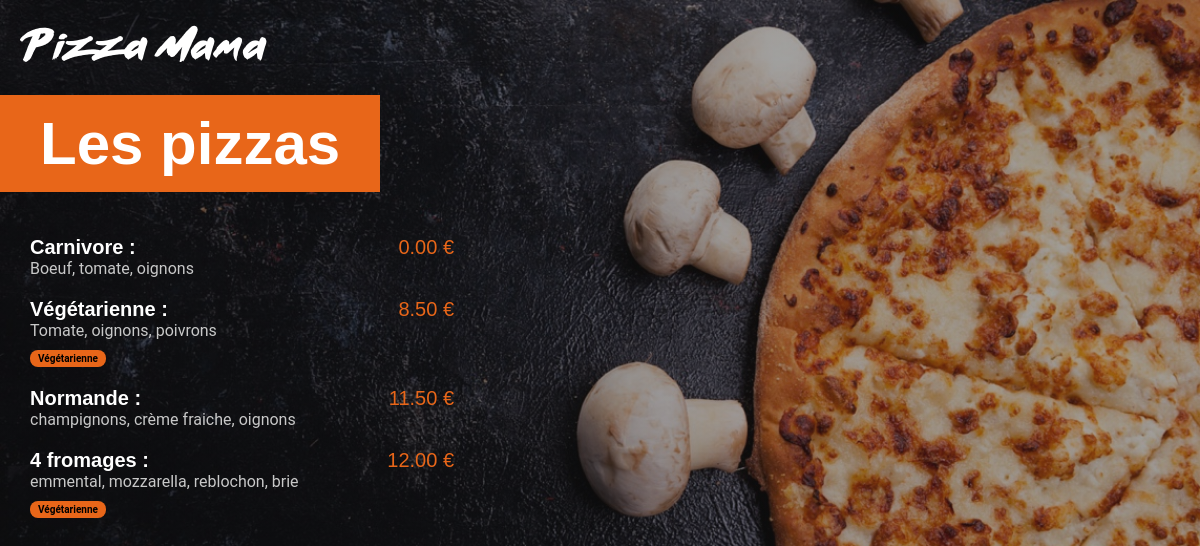
/menu/, run on an earlier commit of the app's database.
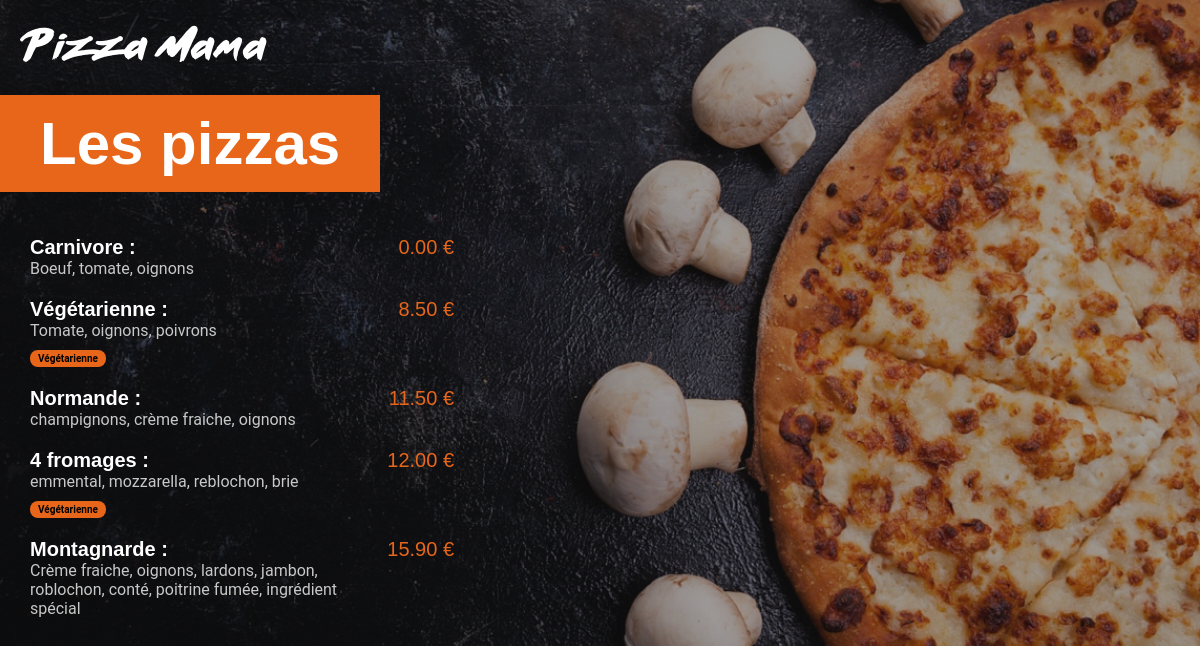
And on a later commit of the database.
### menu/models.py (models this page shows, shortened)
class Pizza(models.Model):
    nom = models.CharField(max_length=200)
    ingredients = models.CharField(max_length=400)
    prix = models.FloatField(default=0)
    vegetarienne = models.BooleanField(default=False)
    """
    Afficher le nom des pizzas à la place de pizza1, ... pizzaN
    """

### menu/views.py (the view)
# urls.py: path('', views.index, name="index"),
def index(request):
    pizzas = Pizza.objects.all().order_by('prix')
    return render(request, "menu/index.html", {'pizzas': pizzas})

### menu/templates/menu/index.html (shortened to what this page needs)
{% load static %}
<html lang="fr">
<head>
    <link rel="stylesheet" href="{% static 'menu/styles.css' %}">
</head>
<body>
    <img class="small_logo" src="{% static 'menu/images/small_logo.png' %}" alt="">
    <div class="menu_title">
        <h1>Les pizzas </h1>
    </div>
    <div class="menu_list">
        {% for pizza in pizzas %}
            <div class="menu_list_item">
                <span class="menu_list_title" >{{pizza.nom}} :</span>
                <span class="menu_list_price">{{ pizza.prix | floatformat:2}} €</span>
                <span class="menu_list_ingredients">{{ pizza.ingredients}}</span>
                {% if pizza.vegetarienne %}
                <span class="menu_list_vegetarian">Végétarienne</span>
                {% endif %}
            </div>
            {% endfor %}
        </div>
</body>
</html>

### menu/static/menu/styles.css (style rules this page uses)
:root { --color1: #e86619; --color2: #fff; }
body { margin: 0; background: linear-gradient( 0deg, rgba(31, 31, 31, 0.4), rgba(26, 26, 26, 0.4) ), url("images/menu_background.jpg") no-repeat center center fixed; -webkit-background-size: cover; -moz-background-size: cover; -o-background-size: cover; background-size: cover; }
h1, li, p { color: var(--color2); font-family: arial; font-size: 20px; line-height: 1.4; }
img.small_logo { margin-left: 20px; margin-top: 25px; }
h1 { font-size: 60px; background: var(--color1); padding: 15px 40px; display: inline; font-family: robto, arial, sans-serif; }
div.menu_title { margin: 40px 0 50px 0; }
.menu_list { margin: 30px; }
.menu_list_item { margin: 20px 0px 5px 0px; }
.menu_list_title { color: var(--color2); font-family: arial; font-size: 20px; font-weight: bold; margin-bottom: 0; display: inline-block; width: 350px; }
.menu_list_price { color: var(--color1); font-family: arial; font-size: 20px; display: inline-block; width: 70px; text-align: right; }
.menu_list_ingredients { display: block; color: #c8c8c8; font-family: Roboto; margin-top: 0; width: 320px; }
.menu_list_vegetarian { display: inline-block; background-color: var(--color1); color: #000; font-family: roboto; font-size: 10px; font-weight: bold; padding: 3 8; border-radius: 8px; margin-top: 10px; }

What changed in the data, as far as the page shows it:
added Pizza: nom "Montagnarde", prix "15.90", ingredients "Crème fraiche, oignons, lardons, jambon, roblochon, conté, poitrine fumée, ingrédient spécial"
